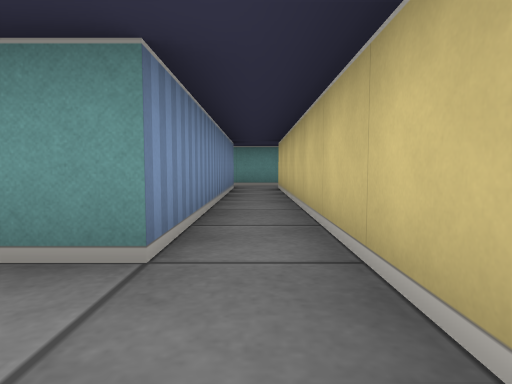
[1] (above)

16 first-person views from a walk through a cub3D maze. The camera is about half as high as the walls, tilts 4° down and sees 75° across. The floor is counted in squares. Each view is taken from the middle of a square. On the plan, view 1 faces up. The plan holds only what a view shows up to about 9 squares ahead; the rest is blank.

[2]
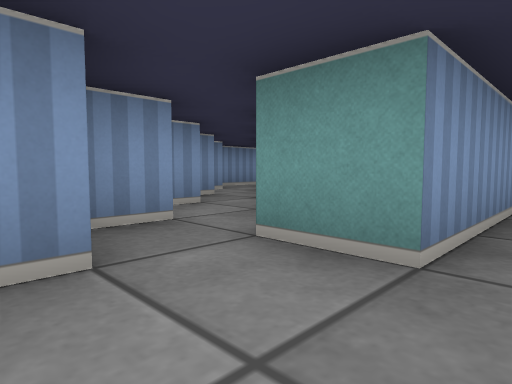

[3]
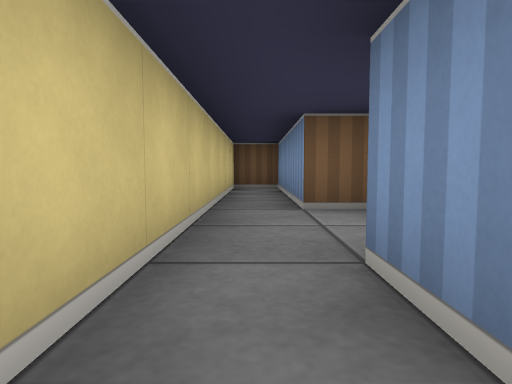

[4]
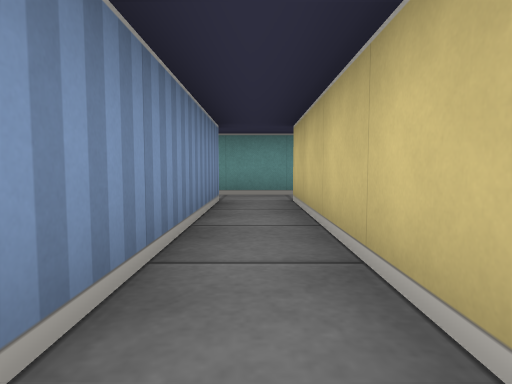

[5]
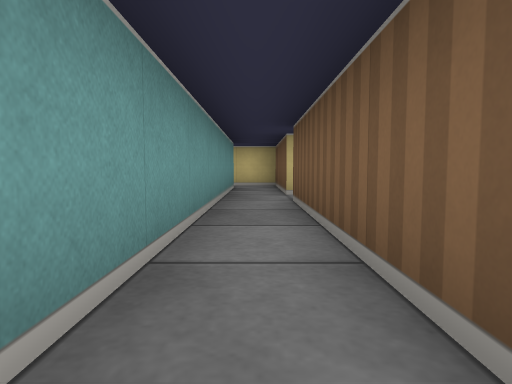

[6]
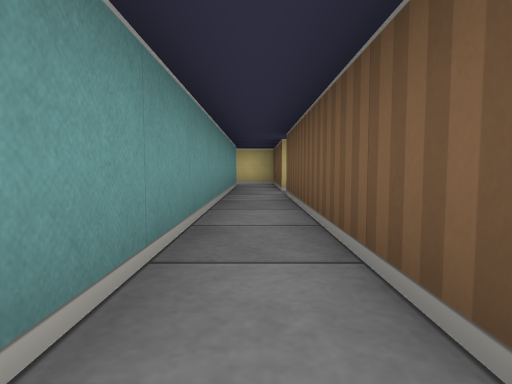

[7]
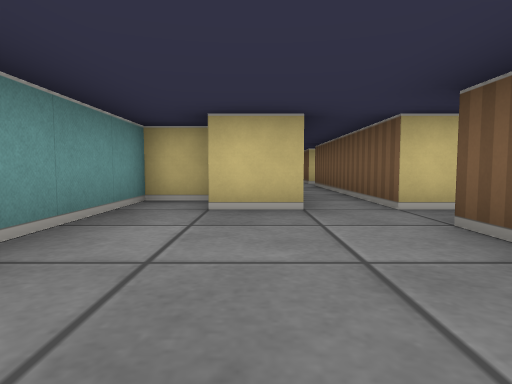

[8]
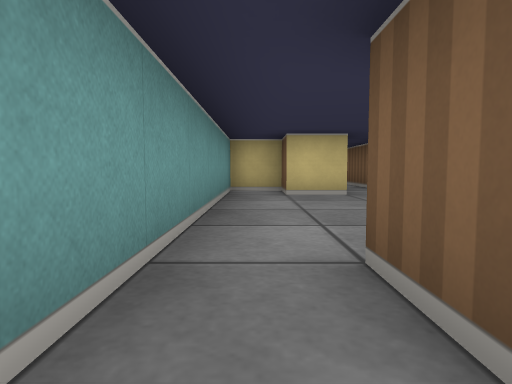

[9]
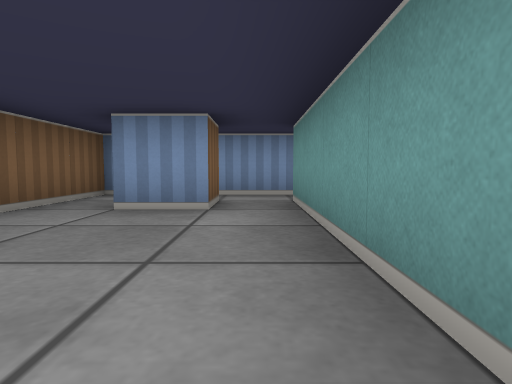

[10]
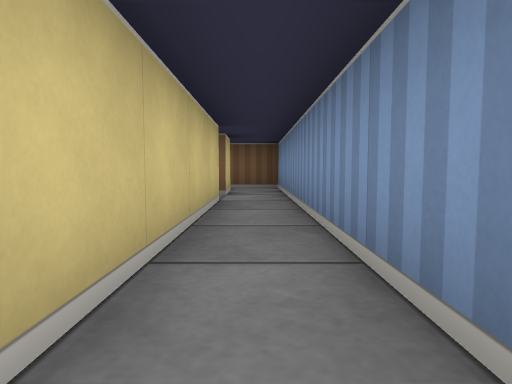

[11]
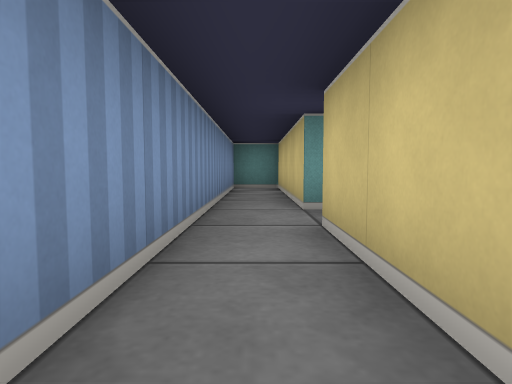

[12]
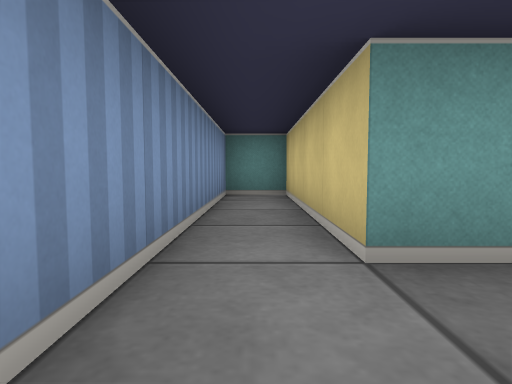

[13]
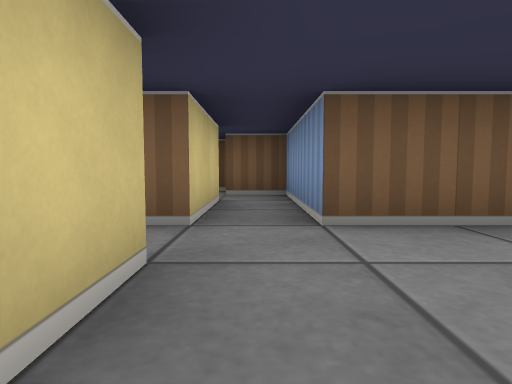

[14]
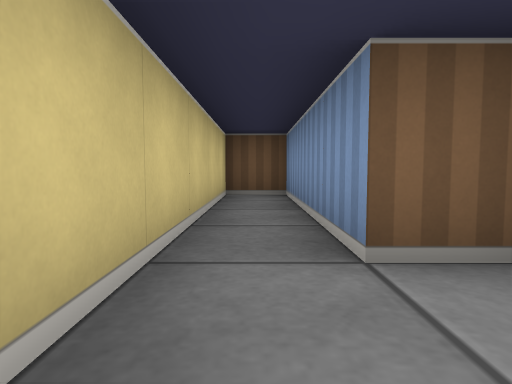

[15]
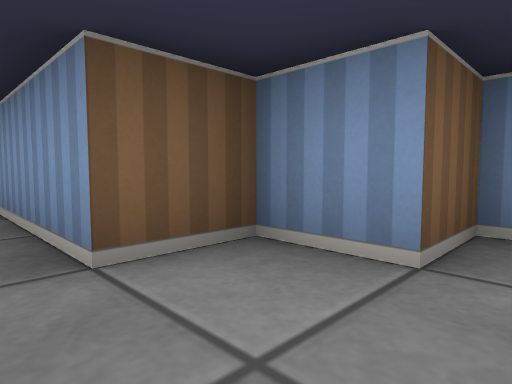

[16]
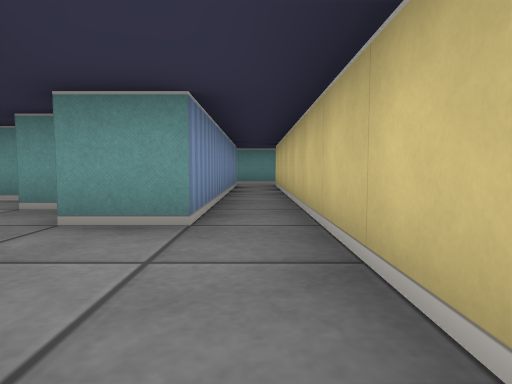

### Floor plan
Ten units are one square. View 1 is at (0, 0); x grows to the right and y downward. Boxes are objects, and circles mark ways between rooms. Rooms are numbered by the first view taken in them; rooms with no view inside come last. Other rooms are left out.
<svg viewBox="-120 -200 140 250">
<path fill="none" stroke="#000" d="M-25 -16 -25 -5 -15 -5 -15 5 -5 5 -5 45 5 45 5 -15M-20 -25 -25 -25M-5 -15 -15 -15M-35 -26 -35 -20M-45 -36 -45 -31M-65 -55 -65 -45 -55 -45M5 -85 -55 -85M5 -15 5 -75M-55 -75 -5 -75 -5 -15M-105 -85 -105 -95 -95 -95 -95 -85M-55 -85 -55 -95 -45 -95 -45 -105 -105 -105 -105 -145M-98 -155 -105 -155 -105 -195 -115 -195 -115 -75 -65 -75 -65 -55M-55 -55 -55 -75"/>
<circle cx="0" cy="-20" r="3" fill="#2a7"/>
<circle cx="-60" cy="-50" r="3" fill="#2a7"/>
<circle cx="-50" cy="-80" r="3" fill="#2a7"/>
<text x="-20" y="-10">1</text>
<text x="0" y="-60">2</text>
<text x="-90" y="-100">3</text>
</svg>
Room 1 opens to room 2. Room 1 opens to room 3. Room 2 opens to room 3.

Where each view was taken, in squares from view 1:
view 1: 0 up, 0 right, facing up
view 2: 0 up, 0 right, facing up-left
view 3: 3 up, 0 right, facing down
view 4: 3 up, 0 right, facing up
view 5: 8 up, 5 left, facing right
view 6: 8 up, 6 left, facing right
view 7: 9 up, 9 left, facing right
view 8: 10 up, 11 left, facing right
view 9: 10 up, 6 left, facing left
view 10: 15 up, 11 left, facing down
view 11: 12 up, 11 left, facing up
view 12: 14 up, 11 left, facing up
view 13: 10 up, 6 left, facing down
view 14: 1 up, 0 right, facing down
view 15: 1 up, 0 right, facing down-left
view 16: 1 down, 0 right, facing up
